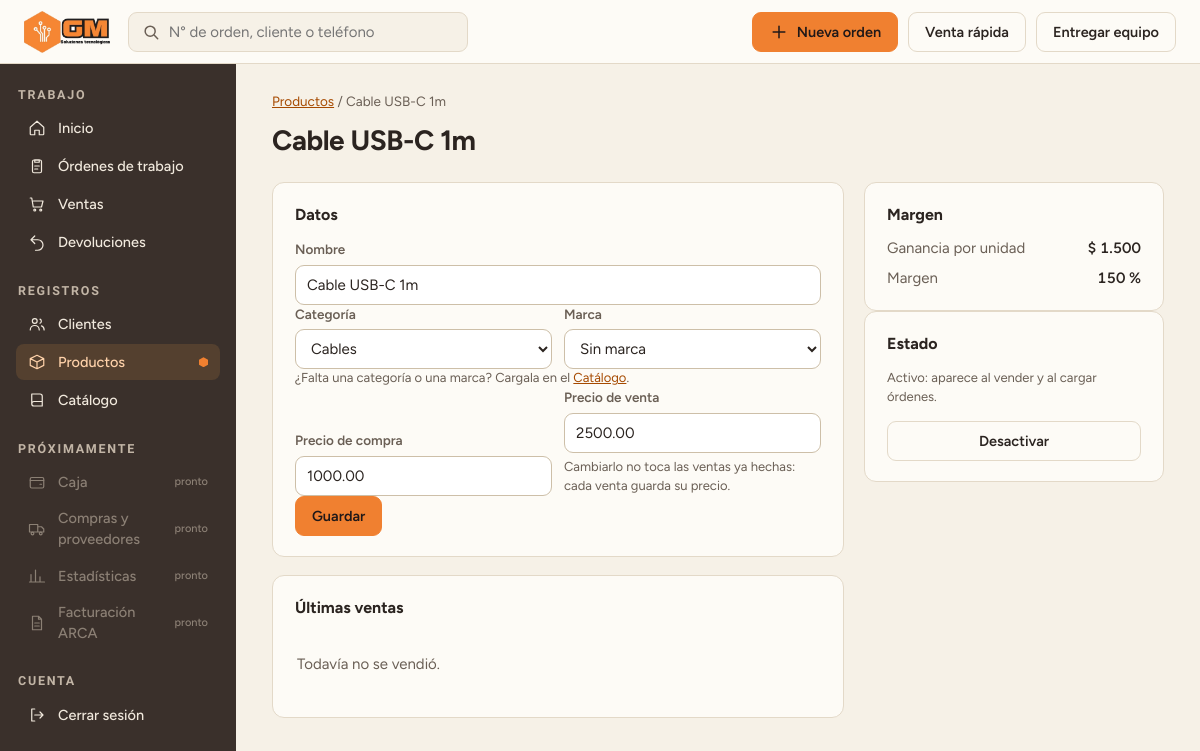
Before: /productos/1/ (signed in) with the older database file.
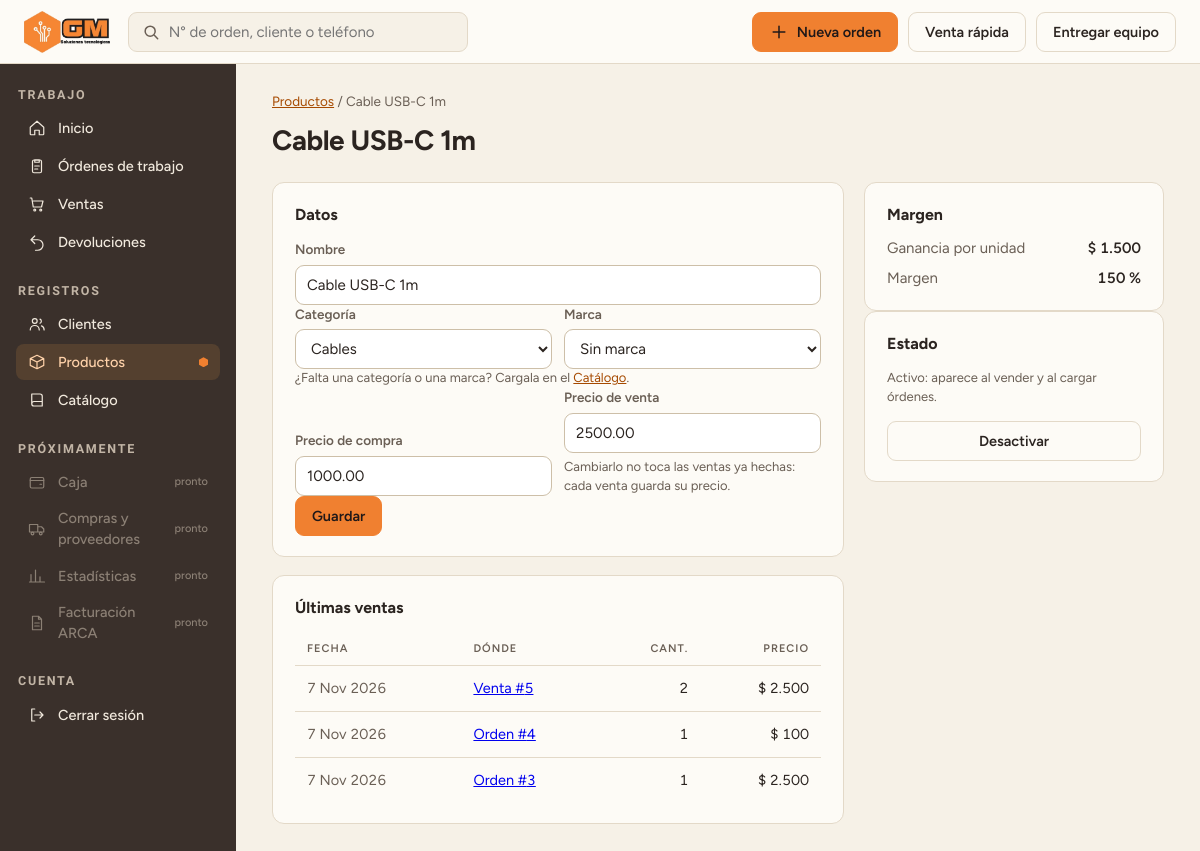
After: the same page with the newer database file.
### catalogo/models.py (models this page shows, shortened)
class LineaProductoAbstracta(models.Model):
    cantidad_adquirida = models.PositiveIntegerField(validators=[MinValueValidator(1)])
    precio_vendido = models.DecimalField(max_digits=10, decimal_places = 2, blank=True, validators=[MinValueValidator(0)])
    producto = models.ForeignKey(Producto, on_delete = models.PROTECT, related_name="%(class)ss")
    class Meta:
        abstract = True

class LineaProductoVenta(LineaProductoAbstracta):
    venta = models.ForeignKey(Venta, on_delete=models.CASCADE, related_name="lineas_producto")

class Venta(models.Model):
    fecha = models.DateTimeField(auto_now_add=True)
    total = models.DecimalField(max_digits=10, decimal_places=2, validators=[MinValueValidator(0)])
    cliente = models.ForeignKey(Cliente, on_delete= models.PROTECT, null = True, blank = True, related_name = "ventas_cliente")
    orden_trabajo = models.OneToOneField(OrdenTrabajo, on_delete= models.PROTECT, null=True, blank=True, related_name = "venta")

class LineaProductoOrden(LineaProductoAbstracta):
    orden_trabajo = models.ForeignKey(OrdenTrabajo, on_delete= models.CASCADE, related_name = "lineas_producto")

class OrdenTrabajo(models.Model):
    cliente = models.ForeignKey("Cliente", on_delete=models.PROTECT, related_name="ordenes")
    fecha_recepcion = models.DateTimeField(auto_now_add=True)

### web/views.py (the view)
# urls.py: path("productos/<int:numero>/", views.producto_detalle, name="producto_detalle"),
@login_required
def producto_detalle(request, numero):
    return _pantalla_producto(request, get_object_or_404(Producto, pk=numero))

### web/forms.py (shortened to what this page needs)
class ProductoForm(forms.ModelForm):
    class Meta:
        model = Producto
        fields = ["nombre", "categoria", "marca", "precio_compra", "precio_venta"]
        labels = {"categoria": "Categoría", "precio_compra": "Precio de compra", "precio_venta": "Precio de venta"}
        help_texts = {"precio_venta": "Cambiarlo no toca las ventas ya hechas: cada venta guarda su precio."}
    def __init__(self, *args, **kwargs):
        super().__init__(*args, **kwargs)
        actual = self.instance
        categorias = CategoriaProducto.objects.filter(activa=True)
        marcas = Marca.objects.filter(activa=True)
        if actual.pk:
            categorias = categorias | CategoriaProducto.objects.filter(pk=actual.categoria_id)
            marcas = marcas | Marca.objects.filter(pk=actual.marca_id)
        self.fields["categoria"].queryset = categorias.order_by("nombre")
        self.fields["categoria"].empty_label = "Elegí la categoría…"
        self.fields["categoria"].limit_choices_to = None
        self.fields["marca"].queryset = marcas.order_by("nombre")
        self.fields["marca"].empty_label = "Sin marca"
        self.fields["marca"].limit_choices_to = None

### web/templates/web/productos/form.html (shortened to what this page needs)
{% extends "web/base.html" %}
{% load formato %}
{% block contenido %}
<div class="migas"><a href="{% url 'web:productos' %}">Productos</a> / {% if producto.pk %}{{ producto.nombre }}{% else %}Nuevo{% endif %}</div>
<div class="head">
<h1>{% if producto.pk %}{{ producto.nombre }}{% if not producto.activo %} <span class="sub">Desactivado</span>{% endif %}{% else %}Nuevo producto{% endif %}</h1>
</div>
<div class="cols">
<div class="pasos">
<section class="panel">
<h2>Datos</h2>
<form method="post" novalidate id="form-producto"
      hx-post="{% url 'web:producto_margen' %}" hx-trigger="input delay:300ms from:#id_precio_compra, input delay:300ms from:#id_precio_venta"
      hx-target="#margen" hx-swap="innerHTML">{% csrf_token %}
{% include "web/parciales/campo.html" with campo=form.nombre %}
<div class="fila-campos">
{% include "web/parciales/campo.html" with campo=form.categoria %}
{% include "web/parciales/campo.html" with campo=form.marca %}
</div>
<small class="ayuda">¿Falta una categoría o una marca? Cargala en el <a href="{% url 'admin:app_list' 'catalogo' %}">Catálogo</a>.</small>
<div class="fila-campos">
{% include "web/parciales/campo.html" with campo=form.precio_compra %}
{% include "web/parciales/campo.html" with campo=form.precio_venta %}
</div>
<div class="acts">
<button class="btn pri">Guardar</button>
</div>
</form>
</section>
{% if producto.pk %}
<section class="panel">
<h2>Últimas ventas</h2>
{% if movimientos %}
<table>
<thead><tr><th>Fecha</th><th>Dónde</th><th class="der">Cant.</th><th class="der">Precio</th></tr></thead>
<tbody>
{% for fecha, linea, venta, orden in movimientos %}
<tr><td class="sec">{{ fecha|date:"j M Y" }}</td>
<td>{% if venta %}<a href="{% url 'web:venta_detalle' venta.id %}">Venta #{{ venta.id }}</a>{% else %}<a href="{% url 'web:orden_detalle' orden.id %}">Orden #{{ orden.id }}</a>{% endif %}</td>
<td class="der">{{ linea.cantidad_adquirida }}</td><td class="der">{{ linea.precio_vendido|pesos }}</td></tr>
{% endfor %}
</tbody></table>
{% else %}<p class="vacio">Todavía no se vendió.</p>{% endif %}
</section>
{% endif %}
</div>
<aside class="lateral">
<section class="panel resumen">
<h2>Margen</h2>
<div id="margen">{% include "web/parciales/margen.html" %}</div>
</section>
{% if producto.pk %}
<section class="panel">
<h2>Estado</h2>
{% if producto.activo %}
<p class="ayuda">Activo: aparece al vender y al cargar órdenes.</p>
<form method="post">{% csrf_token %}<button class="btn ancho" name="accion" value="desactivar">Desactivar</button></form>
{% else %}
<p class="ayuda">Desactivado: no aparece al vender. Las ventas viejas lo siguen mostrando.</p>
<form method="post">{% csrf_token %}<button class="btn pri ancho" name="accion" value="activar">Activar</button></form>
{% endif %}
</section>
{% endif %}
</aside>
</div>
{% endblock %}

Changed rows visible on the page:
added LineaProductoVenta: fecha "7 Nov 2026", id "5", cantidad_adquirida "2", precio_vendido|pesos "$ 2.500"
added LineaProductoOrden: fecha_recepcion "7 Nov 2026", id "4", cantidad_adquirida "1", precio_vendido|pesos "$ 100"
added LineaProductoOrden: fecha_recepcion "7 Nov 2026", id "3", cantidad_adquirida "1", precio_vendido|pesos "$ 2.500"
Other visible differences:
text no longer shown: "Todavía no se vendió."
text now shown: "FECHA DÓNDE CANT. PRECIO"
